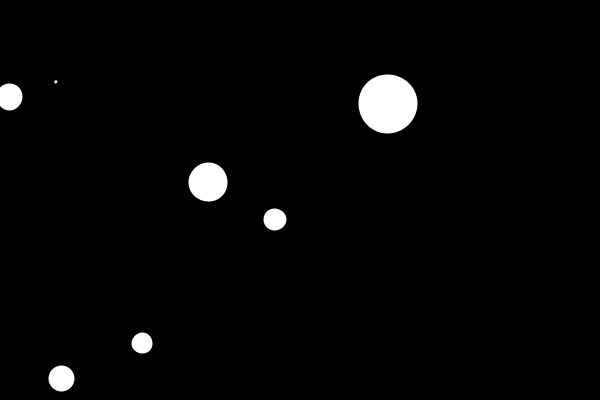
Frame 1 (no input)
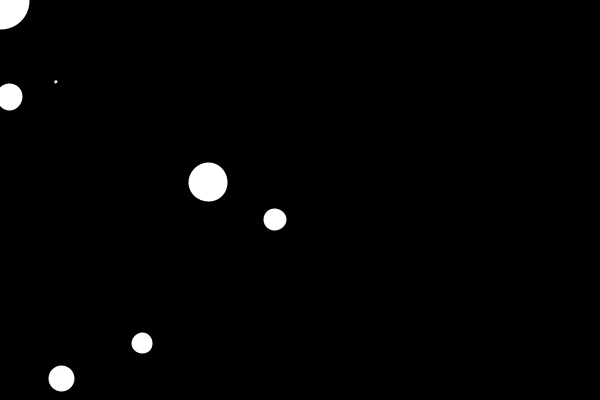
Frame 60 (the mouse pressed at the canvas centre just before this capture)
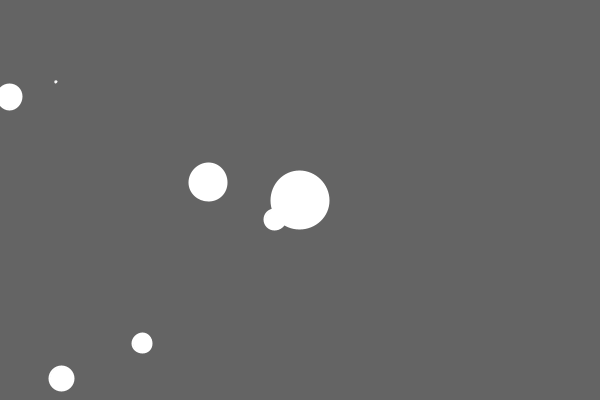
Frame 120 (the mouse held since frame 60 and released just before this capture)

The Processing sketch that drew these frames (run headless with seeded random() and noise(); from frame 60 on, the mouse is pressed at the canvas centre):

// Processing sketch: class_04
// ── class_04.pde
Particle[] particles;
float randX;
float randY;
float randRad;
int numPart;


void setup() {
  
  numPart = 7;
  particles = new Particle[numPart];
  size(600, 400);
  
  for (int i = 0; i < numPart; i++) {
     randX = random(1) * width;
     randY = random(1) * height;
     randRad = random(1) * 30;
     particles[i] = new Particle(randX, randY, randRad);
  }
}

void draw() {
  
  background(0);
  
  // variable is used to adjust loop size to increase efficiency
  int variable = 1;
  for (int i = 0; i < numPart; i++) {
    for (int j = variable; j < numPart; j++) {
      if(particles[i].overlaps(particles[j])) {
        background(100);
      }
    }
    variable++;
  }
  
  for (int i = 0; i < numPart; i++) {
    particles[i].display();
  } 

  particles[0].x = mouseX;
  particles[0].y = mouseY;
}

// ── Particle.pde
class Particle {
  float x, y;
  float rad;

  Particle() {
    x = random(width);
    y = random(height);
    rad = random(20, width/5);
  }

  Particle(float tempX, float tempY, float tempRad) {
    x = tempX;
    y = tempY;
    rad = tempRad;
  }

  void display() {
    strokeWeight(2);
    stroke(255);
    fill(255);
    ellipseMode(RADIUS);
    ellipse(x, y, rad, rad);
  }

  boolean overlaps(Particle other) {
    float dist = dist(x, y, other.x, other.y);
    if (dist < rad + other.rad) {
      return true;
    } else {
      return false;
    }
  }
}
